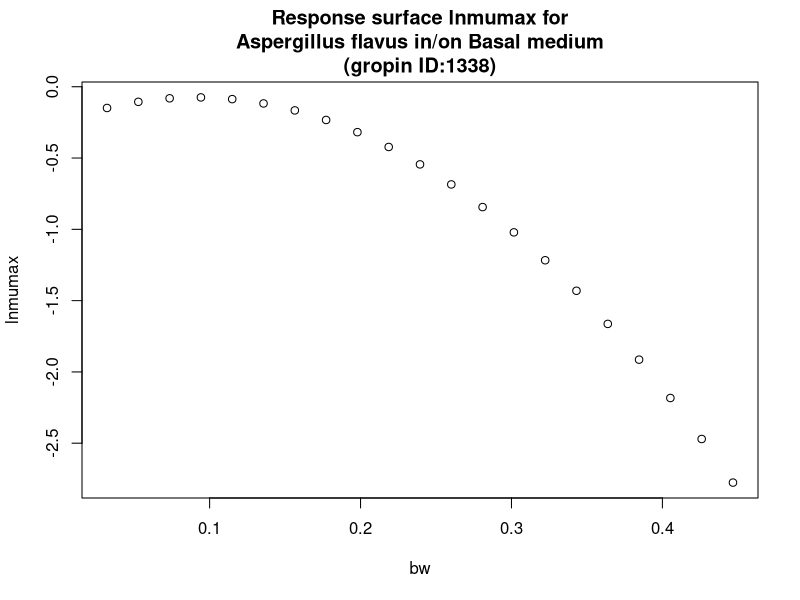

This chart was generated by the following R code:
#############################
# start of Parameter script
#############################
bw <- seq(0.032032,0.446753246753247,length.out=21)
#############################
# end of Parameter script
#############################
############################# 
# start of Model script Gropin ID 1338 
#############################
 
# constant coefficients for this model
 
variables <- data.frame(bw)
argumentsPar <- expand.grid(variables)
 
# heart of the model
response_surface <- function(bw) {
   mumax <-(-0.2515+3.887*bw-21.35*bw^2)

return(mumax=mumax)
} 

# output parameters
responseSurface <- cbind(argumentsPar,response_surface(argumentsPar['bw']))
colnames(responseSurface) <- c(colnames(argumentsPar),'lnmumax')
#############################
# End of Model script
#############################
############################# 
# start of Visualisation script Gropin ID 1338 
#############################
plot(bw,responseSurface$'lnmumax',xlab='bw',
                          ylab='lnmumax',main='Response surface lnmumax for
Aspergillus flavus in/on Basal medium
(gropin ID:1338)')
#############################
# End of Visualisation script
#############################
